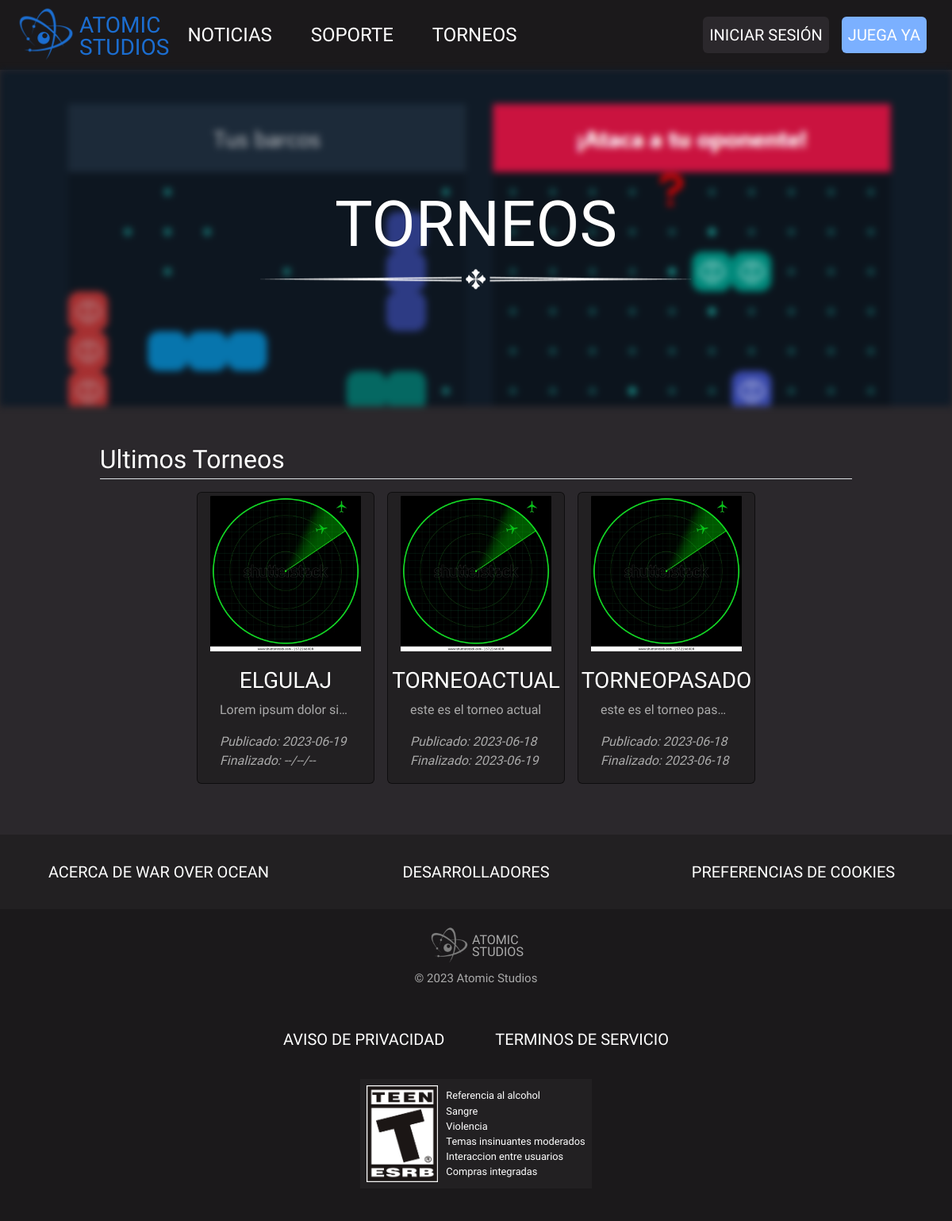
The page /main.php?section=torneos on the database its author committed.
### tables this page shows
CREATE TABLE `torneos` (
  `id` smallint(5) UNSIGNED NOT NULL,
  `nombre` varchar(50) NOT NULL,
  `descripcion` varchar(400) NOT NULL,
  `monedas` int(10) UNSIGNED NOT NULL,
  `cofre_id` mediumint(8) UNSIGNED NOT NULL,
  `campeon_id` mediumint(8) UNSIGNED DEFAULT NULL,
  `fecha_alta` date NOT NULL,
  `fecha_baja` date DEFAULT NULL,
  `ruta` varchar(100) NOT NULL
);

### main.php (called while the page is built)
<?php
    $section = $_GET['section'];
    require_once 'views/layout.php';
?>

### modelos/torneos.php (called while the page is built, shortened)
<?php
    $sql = "SELECT  torneos.*,
                    usuarios.fotoPerfil,
                    usuarios.nombre as userName,
                    cofres.rareza
                    FROM torneos
                        LEFT JOIN usuarios ON usuarios.id = torneos.campeon_id
                        INNER JOIN cofres on cofres.id = torneos.cofre_id
                    ORDER BY id DESC;";
    $query = mysqli_query($conn, $sql);
    $torneosInfo = mysqli_fetch_all($query, MYSQLI_ASSOC);
?>

### views/torneos.php (the view, shortened to what this page needs)
<?php
    require_once 'includes/config.php';
    require_once 'modelos/torneos.php';
?>
<div class="text-start" style="margin-top: 4%; margin-bottom: 5%; margin-left: 7.5%; margin-right: 7.5%;">
  <h2 class="text-white border-bottom py-1">Ultimos Torneos</h2>
  <div class="row d-flex justify-content-center">
  <?php foreach($torneosInfo as $torneo){?>
          <div class="custom-card card m-2" style="width: 14rem; background-color: #222022; cursor: pointer;" id="card-<?php echo $torneo['id']?>" onclick="MostrarCard(<?php echo $torneo['id']?>);">
            <img class="card-img-top p-1" src="<?php echo $torneo['ruta']?>" alt="Card image cap" id="t-img-<?php echo $torneo['id']?>">
            <div class="card-body">
              <h3 class="row justify-content-center text-uppercase text-white" id="t-title-<?php echo $torneo['id']?>"><?php echo $torneo['nombre']?></h3>
              <p class="card-text text-truncate" id="t-desc-<?php echo $torneo['id']?>"><?php echo $torneo['descripcion']?></p>
              <p class="m-0"><i id="t-alta-<?php echo $torneo['id']?>">Publicado: <?php echo $torneo['fecha_alta']?></i></p>
              <p class="m-0"><i id="t-baja-<?php echo $torneo['id']?>">Finalizado: <?php echo $torneo['fecha_baja']==NULL ? '--/--/--' : $torneo['fecha_baja']?></i></p>
            </div>
          </div>
  <?php }?>
  </div>
</div>

### views/layout.php (shortened to what this page needs)
<!DOCTYPE html>
<html lang="es">
<head>
    <link rel="stylesheet" href="css/bootstrap.css">
    <link rel="stylesheet" href="css/styles.css">
</head>
<body>
    <div class="row w-100 m-0" style="background-color: #1B191B;">
        <a class="col-sm-4 col-md-3 col-lg-2 d-flex homewoo align-self-center" href="?section=war-over-ocean" style="text-decoration: none;">
            <img src="img/logo.png" class="col-sm-6 d-none d-sm-block" alt="LOGO" style="rotate: -90deg;">
            <div class="col-12 col-sm-6 col-sm text-sm-start text-center text-white align-self-center fs-3 lh-1 mt-1">ATOMIC <br class="d-none d-sm-block">STUDIOS</div>
        </a>
        <div class="row col-sm-8 col-md-9 col-lg-10">
            <div class="col-lg-6 d-flex justify-content-around align-items-start lead fs-4">
                <a class="links lnav text-white align-self-center" href="?section=noticias" style="text-decoration: none;">NOTICIAS</a>
                <a class="links lnav text-white align-self-center" href="?section=soporte" style="text-decoration: none;">SOPORTE</a>
                <a class="links lnav text-white align-self-center" href="?section=torneos" style="text-decoration: none;">TORNEOS</a>
            </div>
            <div class="col-lg-6 d-flex justify-content-evenly justify-content-lg-end  align-items-center p-0 fs-4">
                <a class="lead rounded border-0 btn-login p-2 m-2" href="main2.php?section=login" style="text-decoration: none; background-color: #2B282C;">INICIAR SESIÓN</a>
                <a class="lead rounded border-0 download p-2 m-2" href="includes/installer.txt" download style="text-decoration: none; background-color: #7BB0FF">JUEGA YA</a>
            </div>
        </div>
    </div>
    <?php
    if ($section != 'war-over-ocean') { ?>
        <div class="row position-relative w-100 m-0">
            <img src="img/background.png" alt="IMAGE" class="img-fluid p-0" style="filter: blur(4px);">
            <div class="text-center position-absolute top-50 start-50 translate-middle p-0" style="transform: translate(-50%, -50%);">
                <h1 class="text-center text-uppercase font-weight-bold display-1 text-white"><?php echo str_replace("-", " ", $section) ?></h1>
                <img src="img/linea.png" class="img-fluid" style="filter: invert(100%);" alt="IMAGE">
            </div>
        </div>
        <div class="container my-4">
            <?php require_once "views/" . $section . ".php" ?>
        </div>
    <?php
    } else {
        require_once "views/" . $section . ".php";
    } ?>
    <div class="row w-100 m-0 d-flex justify-content-around align-items-center py-4 lead" style="background-color: #222022;">
        <a class="links col-sm-4 text-center text-white p-2" style="text-decoration: none;" href="?section=acerca-de-woo">ACERCA DE WAR OVER OCEAN</a>
        <a class="links col-sm-4 text-center text-white p-2" style="text-decoration: none;" href="?section=desarrolladores">DESARROLLADORES</a>
        <a class="links col-sm-4 text-center text-white p-2" style="text-decoration: none;">PREFERENCIAS DE COOKIES</a>
    </div>
    <div class="d-flex flex-column align-items-center justify-content-center py-3" style="background-color: #1B191B;">
        <div class="d-flex flex-column">
            <div class="d-flex align-self-center">
                <img src="img/logo.png" alt="LOGO" style="max-width: 60px; height: auto; rotate: -90deg; filter:invert(50%);">
                <div class="text-grey align-self-center" style="line-height: 15px; margin-right: 5px;">ATOMIC<br>STUDIOS</div>
            </div>
            <p class="text-center" style="font-size: 15px">&copy 2023 Atomic Studios</p>
        </div>
        <div class="d-flex justify-content-center w-50 py-2" style="margin: 20px 0;">
            <a class="links text-white text-center lead" href="?section=aviso-de-privacidad" style="margin-left: 25px; margin-right: 25px; text-decoration: none;">AVISO DE PRIVACIDAD</a>
            <a class="links text-white text-center lead" href="?section=terminos-de-servicio" style="margin-left: 25px; margin-right: 25px; text-decoration: none;">TERMINOS DE SERVICIO</a>
        </div>
        <div class="d-flex py-2 px-2" style="background-color: #222022; margin-bottom: 25px;">
            <img src="img/clasificacion.png" alt="TEENS ONLY" style="width: 90px; margin-right: 10px;">
            <div class="text-white align-self-center" style="font-size: 0.8em">
                Referencia al alcohol<br>
                Sangre<br>
                Violencia<br>
                Temas insinuantes moderados<br>
                Interaccion entre usuarios<br>
                Compras integradas
            </div>
        </div>
    </div>
</body>
</html>

### css/styles.css (style rules this page uses)
* { font-family: 'Chau Philomene One', sans-serif; user-select: none; }
body { margin: 0px; background-color: #2B282C; }
.links { padding: 7px; }
.download:hover, .btn-login { color: #ffffff; }
.custom-card { transition-property: transform, box-shadow; transition-duration: 0.3s; transition-timing-function: ease-in-out; }

### rows shown on the page
torneos: ruta (picture), nombre "ELGULAJ", descripcion "Lorem ipsum dolor si…", fecha_alta "2023-06-19"
torneos: ruta (picture), nombre "TORNEOACTUAL", descripcion "este es el torneo actual", fecha_alta "2023-06-18", fecha_baja "2023-06-19"
torneos: $torneo['id'] 1 (drawn), ruta (picture), nombre "TORNEOPASADO", descripcion "este es el torneo pas…", fecha_alta "2023-06-18", fecha_baja "2023-06-18"

### other values the page prints
str_replace("-", " ", $section) "TORNEOS"
